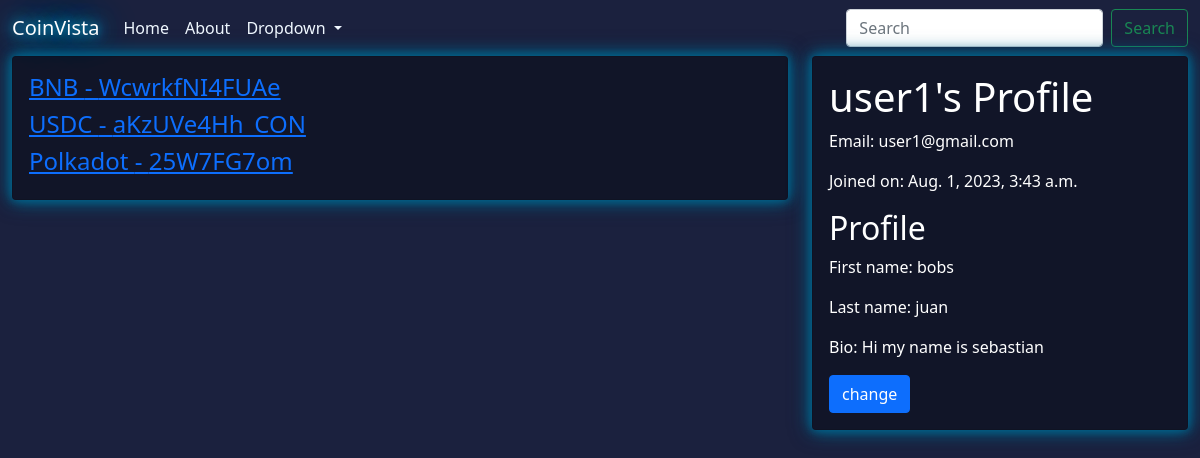
Screenshot of /profile/ (signed in) with the database file from the repository.
### app/models.py (models this page shows, shortened)
class SavedCoin(models.Model):
    uuid = models.CharField(max_length=255)
    symbol = models.CharField(max_length=255)
    name = models.CharField(max_length=255)
    user = models.ForeignKey(User, on_delete=models.CASCADE)

class Profile(models.Model):
    user = models.OneToOneField(User, on_delete=models.CASCADE)
    bio = models.CharField(default='Hi my name is ... ', max_length=355)

### app/views.py (the view)
# urls.py: path('profile/', views.profile, name='profile'),
def profile(request):
    if request.method == 'POST':
        user_form = UserForm(request.POST, instance=request.user)
        profile, created = Profile.objects.get_or_create(user=request.user)
        profile_form = ProfileForm(request.POST, instance=profile)
        if user_form.is_valid() and profile_form.is_valid():
            user_form.save()
            profile_form.save()
    else:
        user_form = UserForm(instance=request.user)
        profile, created = Profile.objects.get_or_create(user=request.user)
        profile_form = ProfileForm(instance=profile)
    bookmakers = SavedCoin.objects.filter(user=request.user)
    content = {
        'user_form': user_form,
        'profile_form': profile_form,
        'bookmakers': bookmakers,
    }
    return render(request, 'service/profile.html', content)

### app/forms.py
class UserForm(forms.ModelForm):
    class Meta:
        model = User
        fields = ['first_name', 'last_name']

class ProfileForm(forms.ModelForm):
    class Meta:
        model = Profile
        fields = ['bio']

### templates/service/profile.html (shortened to what this page needs)
{% extends '../base.html' %}
{% load static %}
{% block content %}
<div class="row" style="color: white;">
  <div class="col-8">
    <div class="card" style="background-color: rgba(0, 0, 0, 0.342); box-shadow: 0 0 7px #00648bbd, 0 0 12px #00648bbd, 0 0 17px #00648bbd, 0 0 22px #00648bbd;">
      <div class="card-body">
        {% for bookmark in bookmakers %}
          <a href="{% url 'detail_full' bookmark.uuid %}">
            <h4>{{ bookmark.name }} - {{ bookmark.uuid }}</h4>
          </a>
        {% endfor %}
      </div>
    </div>
  </div>
  <div class="col">
    <div class="card" style="background-color: rgba(0, 0, 0, 0.342); box-shadow: 0 0 7px #00648bbd, 0 0 12px #00648bbd, 0 0 17px #00648bbd, 0 0 22px #00648bbd;">
      <div class="card-body">
        <h1>{{ user.username }}'s Profile</h1>
        <p>Email: {{ user.email }}</p>
        <p>Joined on: {{ user.date_joined }}</p>
        <h2>Profile</h2>
        <p>First name: {{ user.first_name }}</p>
        <p>Last name: {{ user.last_name }}</p>
        <p>Bio: {{ user.profile.bio }}</p>
        <button type="button" class="btn btn-primary" data-bs-toggle="modal" data-bs-target="#exampleModal">
          change
        </button>
      </div>
    </div>
  </div>
</div>
{% endblock %}

### templates/base.html (shortened to what this page needs)
{% load static %}
<!DOCTYPE html>
<html lang="en">
<head>
    <link href="https://cdn.jsdelivr.net/npm/bootstrap@5.0.2/dist/css/bootstrap.min.css" rel="stylesheet">
</head>
<body style="background-color: #1b213e;">
    <nav class="navbar navbar-expand-lg" style="background-color: #1b213e">
        <div class="container-fluid">
          <a class="navbar-brand" style="color: white; text-shadow: 0 0 10px #0fb5e7d2, 0 0 20px #0fb5e7d2, 0 0 30px #0fb5e7d2, 0 0 40px #0fb5e7d2;" href="/">CoinVista</a>
          <div class="collapse navbar-collapse" id="navbarSupportedContent">
            <ul class="navbar-nav me-auto mb-2 mb-lg-0">
              <li class="nav-item">
                <a style="color: aliceblue;" class="nav-link active" aria-current="page" href="/">Home</a>
              </li>
              <li class="nav-item">
                <a style="color: aliceblue;" class="nav-link" href="{% url 'about' %}">About</a>
              </li>
              <li class="nav-item dropdown">
                <a style="color: aliceblue;" class="nav-link dropdown-toggle" href="#" id="navbarDropdown" role="button" data-bs-toggle="dropdown" aria-expanded="false">
                  Dropdown
                </a>
              </li>
            </ul>
            <form class="d-flex">
              <input class="form-control me-2" type="search" placeholder="Search" aria-label="Search">
              <button class="btn btn-outline-success" type="submit">Search</button>
            </form>
          </div>
        </div>
      </nav>
      <div class="container-fluid">
        {% block content %}{% endblock %}
      </div>
</body>
</html>

### rows the page displays
SavedCoin: name "BNB", uuid "WcwrkfNI4FUAe"
SavedCoin: name "USDC", uuid "aKzUVe4Hh_CON"
SavedCoin: name "Polkadot", uuid "25W7FG7om"

### other values shown
{{ user.username }} "user1"
{{ user.email }} "user1@gmail.com"
{{ user.date_joined }} "Aug. 1, 2023, 3:43 a.m."
{{ user.first_name }} "bobs"
{{ user.last_name }} "juan"
{{ user.profile.bio }} "Hi my name is sebastian"
